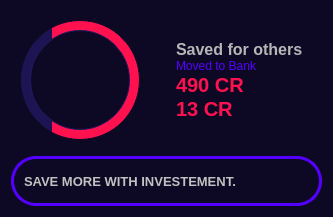
           <widget class="QFrame" name="savingsBox">
            <property name="styleSheet">
             <string notr="true">QFrame {
	background-color: rgb(13, 9, 36);
	border: none;
	border-radius: 12px;
}</string>
            </property>
            <property name="frameShape">
             <enum>QFrame::NoFrame</enum>
            </property>
            <property name="frameShadow">
             <enum>QFrame::Raised</enum>
            </property>
            <layout class="QVBoxLayout" name="verticalLayout_21">
             <item>
              <widget class="QFrame" name="frame_39">
               <property name="frameShape">
                <enum>QFrame::StyledPanel</enum>
               </property>
               <property name="frameShadow">
                <enum>QFrame::Raised</enum>
               </property>
               <layout class="QHBoxLayout" name="horizontalLayout_16">
                <item>
                 <widget class="QFrame" name="frame_51">
                  <property name="minimumSize">
                   <size>
                    <width>120</width>
                    <height>120</height>
                   </size>
                  </property>
                  <property name="maximumSize">
                   <size>
                    <width>120</width>
                    <height>120</height>
                   </size>
                  </property>
                  <property name="styleSheet">
                   <string notr="true">background-color: qlineargradient(spread:pad, x1:0, y1:0, x2:1, y2:0, stop:0.267 rgba(29, 21, 83, 1), stop:0.269 rgba(255, 17, 80, 1));
border: 1px solid rgb(13, 9, 36);
border-radius: 60;</string>
                  </property>
                  <property name="frameShape">
                   <enum>QFrame::NoFrame</enum>
                  </property>
                  <property name="frameShadow">
                   <enum>QFrame::Raised</enum>
                  </property>
                  <layout class="QHBoxLayout" name="horizontalLayout_32">
                   <property name="spacing">
                    <number>0</number>
                   </property>
                   <property name="leftMargin">
                    <number>0</number>
                   </property>
                   <property name="topMargin">
                    <number>0</number>
                   </property>
                   <property name="rightMargin">
                    <number>0</number>
                   </property>
                   <property name="bottomMargin">
                    <number>0</number>
                   </property>
                   <item alignment="Qt::AlignHCenter">
                    <widget class="QFrame" name="frame_52">
                     <property name="minimumSize">
                      <size>
                       <width>100</width>
                       <height>100</height>
                      </size>
                     </property>
                     <property name="maximumSize">
                      <size>
                       <width>100</width>
                       <height>100</height>
                      </size>
                     </property>
                     <property name="styleSheet">
                      <string notr="true">background-color: rgb(13, 9, 36);
border: 1px solid rgb(33, 24, 94);
border-radius: 50px;</string>
                     </property>
                     <property name="frameShape">
                      <enum>QFrame::NoFrame</enum>
                     </property>
                     <property name="frameShadow">
                      <enum>QFrame::Raised</enum>
                     </property>
                     <layout class="QHBoxLayout" name="horizontalLayout_33">
                      <property name="spacing">
                       <number>0</number>
                      </property>
                      <property name="leftMargin">
                       <number>0</number>
                      </property>
                      <property name="topMargin">
                       <number>0</number>
                      </property>
                      <property name="rightMargin">
                       <number>0</number>
                      </property>
                      <property name="bottomMargin">
                       <number>0</number>
                      </property>
                      <item>
                       <widget class="QFrame" name="frame_53">
                        <property name="minimumSize">
                         <size>
                          <width>50</width>
                          <height>50</height>
                         </size>
                        </property>
                        <property name="maximumSize">
                         <size>
                          <width>50</width>
                          <height>50</height>
                         </size>
                        </property>
                        <property name="styleSheet">
                         <string notr="true">QFrame {
	border: none;
	image: url(:/icons/icons/euro_money.svg);
	border-radius: 25;
}</string>
                        </property>
                        <property name="frameShape">
                         <enum>QFrame::NoFrame</enum>
                        </property>
                        <property name="frameShadow">
                         <enum>QFrame::Raised</enum>
                        </property>
                       </widget>
                      </item>
                     </layout>
                    </widget>
                   </item>
                  </layout>
                 </widget>
                </item>
                <item>
                 <widget class="QFrame" name="frame_50">
                  <property name="frameShape">
                   <enum>QFrame::NoFrame</enum>
                  </property>
                  <property name="frameShadow">
                   <enum>QFrame::Raised</enum>
                  </property>
                  <layout class="QVBoxLayout" name="verticalLayout_22">
                   <property name="spacing">
                    <number>0</number>
                   </property>
                   <property name="leftMargin">
                    <number>30</number>
                   </property>
                   <property name="topMargin">
                    <number>20</number>
                   </property>
                   <property name="rightMargin">
                    <number>10</number>
                   </property>
                   <property name="bottomMargin">
                    <number>20</number>
                   </property>
                   <item>
                    <widget class="QLabel" name="label_28">
                     <property name="font">
                      <font>
                       <pointsize>12</pointsize>
                       <weight>75</weight>
                       <bold>true</bold>
                      </font>
                     </property>
                     <property name="styleSheet">
                      <string notr="true">color: rgb(182, 182, 182);</string>
                     </property>
                     <property name="text">
                      <string>&lt;html&gt;&lt;head/&gt;&lt;body&gt;&lt;p&gt;Saved for others&lt;/p&gt;&lt;/body&gt;&lt;/html&gt;</string>
                     </property>
                    </widget>
                   </item>
                   <item alignment="Qt::AlignVCenter">
                    <widget class="QLabel" name="label_31">
                     <property name="styleSheet">
                      <string notr="true">color: rgb(182, 182, 182);</string>
                     </property>
                     <property name="text">
                      <string>&lt;html&gt;&lt;head/&gt;&lt;body&gt;&lt;p&gt;&lt;span style=&quot; color:#5500ff;&quot;&gt;Moved to Bank&lt;/span&gt;&lt;/p&gt;&lt;/body&gt;&lt;/html&gt;</string>
                     </property>
                    </widget>
                   </item>
                   <item>
                    <widget class="QLabel" name="label_29">
                     <property name="font">
                      <font>
                       <pointsize>15</pointsize>
                       <weight>75</weight>
                       <bold>true</bold>
                      </font>
                     </property>
                     <property name="styleSheet">
                      <string notr="true">color: rgb(159, 159, 159);</string>
                     </property>
                     <property name="text">
                      <string>&lt;html&gt;&lt;head/&gt;&lt;body&gt;&lt;p&gt;&lt;span style=&quot; color:#ff1150;&quot;&gt;490 CR&lt;/span&gt;&lt;/p&gt;&lt;/body&gt;&lt;/html&gt;</string>
                     </property>
                    </widget>
                   </item>
                   <item>
                    <widget class="QLabel" name="label_30">
                     <property name="font">
                      <font>
                       <pointsize>15</pointsize>
                       <weight>75</weight>
                       <bold>true</bold>
                      </font>
                     </property>
                     <property name="styleSheet">
                      <string notr="true">color: rgb(159, 159, 159);</string>
                     </property>
                     <property name="text">
                      <string>&lt;html&gt;&lt;head/&gt;&lt;body&gt;&lt;p&gt;&lt;span style=&quot; color:#ff1150;&quot;&gt;13 CR&lt;/span&gt;&lt;/p&gt;&lt;/body&gt;&lt;/html&gt;</string>
                     </property>
                    </widget>
                   </item>
                  </layout>
                 </widget>
                </item>
               </layout>
              </widget>
             </item>
             <item>
              <widget class="QFrame" name="frame_40">
               <property name="minimumSize">
                <size>
                 <width>0</width>
                 <height>50</height>
                </size>
               </property>
               <property name="maximumSize">
                <size>
                 <width>16777215</width>
                 <height>50</height>
                </size>
               </property>
               <property name="frameShape">
                <enum>QFrame::StyledPanel</enum>
               </property>
               <property name="frameShadow">
                <enum>QFrame::Raised</enum>
               </property>
               <layout class="QHBoxLayout" name="horizontalLayout_22">
                <property name="spacing">
                 <number>0</number>
                </property>
                <property name="leftMargin">
                 <number>0</number>
                </property>
                <property name="topMargin">
                 <number>0</number>
                </property>
                <property name="rightMargin">
                 <number>0</number>
                </property>
                <property name="bottomMargin">
                 <number>0</number>
                </property>
                <item>
                 <widget class="QPushButton" name="pushButton_11">
                  <property name="minimumSize">
                   <size>
                    <width>0</width>
                    <height>50</height>
                   </size>
                  </property>
                  <property name="font">
                   <font>
                    <pointsize>10</pointsize>
                    <weight>75</weight>
                    <bold>true</bold>
                   </font>
                  </property>
                  <property name="styleSheet">
                   <string notr="true">border: 3px solid rgb(85, 0, 255);
border-radius: 25;
text-align: left;
padding-left: 10px;
color: rgb(194, 194, 194);</string>
                  </property>
                  <property name="text">
                   <string>SAVE MORE WITH INVESTEMENT.</string>
                  </property>
                  <property name="icon">
                   <iconset resource="resources/resources.qrc">
                    <normaloff>:/icons/icons/smile.svg</normaloff>:/icons/icons/smile.svg</iconset>
                  </property>
                  <property name="iconSize">
                   <size>
                    <width>30</width>
                    <height>30</height>
                   </size>
                  </property>
                 </widget>
                </item>
               </layout>
              </widget>
             </item>
            </layout>
           </widget>
